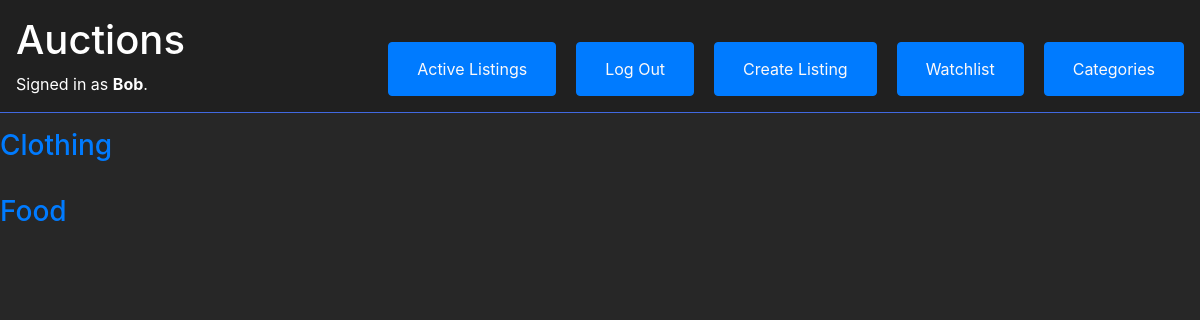
The page /categories (signed in) on the database its author committed.
### auctions/models.py (models this page shows, shortened)
class User(AbstractUser):
    pass

class Auction_listing(models.Model):
    item_name = models.CharField(max_length=64)
    description = models.TextField()
    start_bid = models.IntegerField()
    owner = models.ForeignKey(User, on_delete=models.CASCADE, related_name="selling")
    image_url = models.URLField(blank=True, null=True)
    category = models.CharField(max_length=64)
    active = models.BooleanField(default=True)
    winner = models.ForeignKey(User, on_delete=models.SET_NULL, null=True, related_name="bid_winner")

### auctions/views.py (the view)
# urls.py: path("categories", views.categories, name="categories"),
def categories(request):
    auctions = Auction_listing.objects.all()
    unique_auctions = []
    for auction in auctions :
        if auction.category not in unique_auctions:
            unique_auctions.append(auction.category)
    return render (request, "auctions/categories.html",{
        "auctions" : auctions,
        "auctions_list" : unique_auctions,
    })

### auctions/templates/auctions/categories.html (shortened to what this page needs)
{% extends 'auctions/layout.html' %}
{% block body %}
{% for auction in auctions_list %}
<a href="{% url 'category_listings' auction %}"><h3>{{ auction }}</h3></a>
<br>
{% endfor %}
{% endblock %}

### auctions/templates/auctions/layout.html (shortened to what this page needs)
{% load static %}
<!DOCTYPE html>
<html lang="en">
    <head>
        <link rel="stylesheet" href="https://stackpath.bootstrapcdn.com/bootstrap/4.4.1/css/bootstrap.min.css">
        <link rel="stylesheet" href="{% static 'auctions/styles.css' %}">
    </head>
    <body>
        <div class="top_navigation">
            <div class="right_side">
                <div class="title"><h1>Auctions</h1></div>
                <div class="signed_in">
                    {% if user.is_authenticated %}
                        Signed in as <strong>{{ user.username }}</strong>.
                    {% else %}
                        Not signed in.
                    {% endif %}
                </div>
            </div>
            <div class="left_side">
                <ul class="nav">
                    <li class="nav-item btn btn-primary" >
                        <a class="nav-link" href="{% url 'index' %}">Active Listings</a>
                    </li>
                {% if user.is_authenticated %}
                    <li class="nav-item btn btn-primary">
                        <a class="nav-link" href="{% url 'logout' %}">Log Out</a>
                    </li>
                    <li class="nav-item btn btn-primary">
                        <a class="nav-link" href="{% url 'create_listing' %}">Create Listing</a>
                    </li>
                    <li class="nav-item btn btn-primary">
                        <a class="nav-link" href="{% url 'watchlist' %}">Watchlist</a>
                    </li>
                    <li class="nav-item btn btn-primary">
                        <a class="nav-link" href="{% url 'categories' %}">Categories</a>
                    </li>
                {% endif %}
                </ul>
            </div>
        </div>
        {% block body %}
        {% endblock %}
    </body>
</html>

### auctions/static/auctions/styles.css (style rules this page uses)
body { background-color: #272727; color: white; }
.top_navigation { border-bottom: 1px solid royalblue; display: flex; padding: 12px; justify-content: space-between; flex-wrap: wrap; padding: 16px; margin-bottom: 16px; align-items: end; background-color: #202020; position: sticky; top: 0; z-index: 1000; }
li a { color: #fcf9f9; }
.nav { display: flex; gap: 20px; flex-wrap: wrap; }
.nav li { flex: 1 1 auto; }

### rows shown on the page
User: username "Bob"
Auction_listing: auctions_list "Clothing"
Auction_listing: auctions_list "Food"
